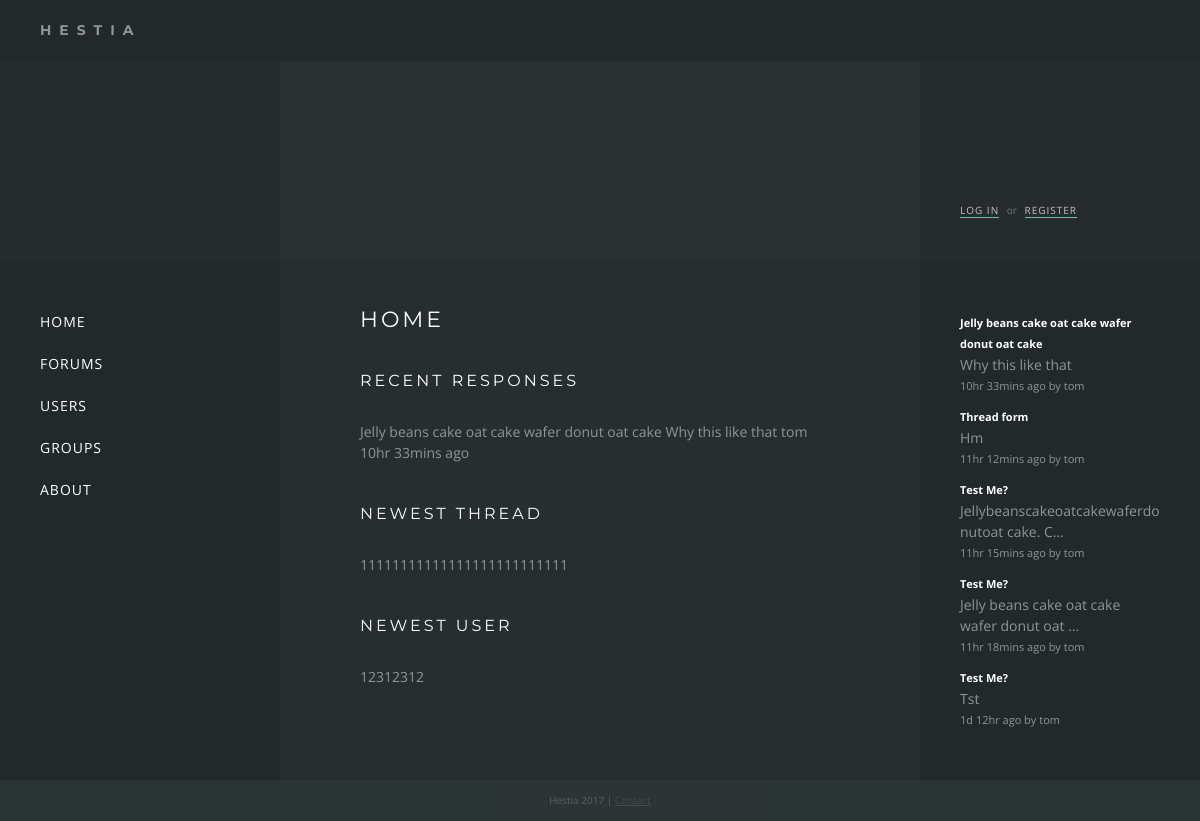
The page / on the database its author committed.
### forums/models.py (models this page shows, shortened)
class Thread(models.Model):
    title = models.CharField(max_length=200)
    message = models.CharField(max_length=200)
    posted = models.DateTimeField('date posted')
    poster = models.ForeignKey(settings.AUTH_USER_MODEL, null=True)
    def was_posted_recently(self):
    	now = timezone.now()
    	return now - datetime.timedelta(days=1) <= self.posted <= now
    was_posted_recently.posted  = True
    was_posted_recently.boolean = True
    was_posted_recently.short_description = 'Published recently?'

class Response(models.Model):
    thread = models.ForeignKey(Thread, on_delete=models.CASCADE)
    poster = models.ForeignKey(settings.AUTH_USER_MODEL)
    message = models.CharField(max_length=200)
    posted = models.DateTimeField('date posted')

### hestia/views.py (the view)
# urls.py: 2. Add a URL to urlpatterns:  url(r'^$', views.home, name='home')
def home(request):
	newest_response = Response.objects.order_by('-posted').first()
	newest_response_thread = Thread.objects.get(pk = newest_response.thread_id)
	newest_user = User.objects.order_by('-date_joined').first()
	newest_thread = Thread.objects.order_by('-posted').first()
	data = {
		'newest_response_thread': newest_response_thread,
		'newest_response': newest_response,
		'newest_thread': newest_thread,
		'newest_user': newest_user
	}
	return render(request, 'home.html', data)

### templates/home.html
{% extends "base.html" %}
{% load timesinceshort %}
{% block content %}
	<h1>{% block title %}Home{% endblock %}</h1>
	<h2>Recent Responses</h2>
	{{ newest_response_thread.title }}
	{{ newest_response.message }}
	{{ newest_response.poster }}
	{{ newest_response.posted|timesinceshort }} ago
	<h2>Newest Thread</h2>
	{{ newest_thread.title }}
	<h2>Newest User</h2>
	{{ newest_user.username }}
{% endblock %}

### templates/base.html (shortened to what this page needs)
{% load static %}
{% load timesinceshort %}
<!DOCTYPE html>
<html>
<head>
	<link rel="stylesheet" type="text/css" href="{% static 'forums/style.css' %}" />
</head>
<body>
<div class="wrapper">
	<div class="header"><div class="title">Hestia</div></div>
	<div class="hero">
		<div class="box sidebar">
		</div>
		<div class="box content">
		</div>
		<div class="box sidebar auth">
		{% if user.is_authenticated %}
			<div class="name">Hello, <a href="/users/profile/{{ user.username }}">{{ user.username }}</a></div>
			<a href="/users/logout">Log out</a>
		{% else %}
			<a href="/users/login">Log in</a> <span>or</span> <a href="/users/register">Register</a>
		{% endif %}
		</div>
	</div>
	<div class="main">
		<div class="box sidebar">
			<nav>
			<ul>
			<li><a href="/">Home</a></li>
			<li><a href="/forums">Forums</a></li>
			<li><a href="/users">Users</a></li>
			<li><a href="/groups">Groups</a></li>
			<li><a href="/about">About</a></li>
			</ul>
			</nav>
		</div>
		<div class="box content">
			{% block content %}{% endblock %}
		</div>
		<div class="box sidebar">
			<div class="recent-responses">
				{% for recent_response in request.recent_responses %}
				<div class="response">
					<a href="/forums/{{ recent_response.thread.id }}">
						<div class="text-small"><b>{{ recent_response.thread.title }}</b></div>
						<p>{{ recent_response.message|truncatechars:43 }}</p>
						<div class="text-small">{{ recent_response.posted|timesinceshort }} ago by {{ recent_response.poster.username }}</div>
					</a>
				</div>
				{% endfor %}
			</div>
		</div>
	</div>
	<div class="footer">Hestia 2017 | <a href="">Contact</a></div>
</div>
</body>
</html>

### forums/static/forums/style.css (style rules this page uses)
* { margin:0; padding:0; }
html, body { height: 100%; }
body { font-family: 'Open Sans', sans-serif; background: #2F3838; color: #909696; font-size: 14px; line-height: 1.5em; }
a { color: #909696; }
h1 { color: #FFF; font-family: 'Montserrat', sans-serif; font-size: 22px; text-transform: uppercase; letter-spacing: 3px; font-weight: normal; margin-bottom: 40px; }
h2 { color: #FFF; font-family: 'Montserrat', sans-serif; font-size: 16px; text-transform: uppercase; letter-spacing: 3px; font-weight: normal; margin-bottom: 30px; margin-top: 40px; }
li { list-style-type: none; line-height: 1.7em; }
.text-small { font-size: 11px; }
.wrapper { height: 100%; display: table; width: 100%; }
.header { font-family: 'Montserrat', sans-serif; display: table-row; height: 1px; background: #23282A; }
.header .title { padding: 20px; padding-left: 40px; text-transform: uppercase; letter-spacing: 8px; font-weight: bold; }
.main { height: 100%; display: table; width: 100%; background: #262E30; }
.main .sidebar { width: 200px; background: #22292B; }
.hero { height: 200px; display: table; width: 100%; background: #2B3133; }
.hero .sidebar { width: 200px; background: rgba(34, 41, 43, 0.5); }
.box { display: table-cell; padding: 40px; }
.content { padding: 40px 80px; }
nav li { font-size: 14px; list-style-type: none; line-height: 3em; text-transform: uppercase; letter-spacing: 1px; }
nav li a { text-decoration: none; color: #FFF; padding: 5px 0; }
.auth { vertical-align: bottom; font-size: 10px; }
.auth span { opacity: 0.7; padding: 0 5px; }
.auth > a { text-decoration: none; text-transform: uppercase; color: #FFF; border-bottom: 1px solid #8CFEE6; letter-spacing: 1px; opacity: 0.7; }
.recent-responses .response { margin-bottom: 10px; word-break: break-word; }
.recent-responses a { text-decoration: none; }
.recent-responses .text-small b { color: #FFF; }
.footer { display: table; height: 1px; background: #22292B; color: #444; width: 100%; text-align: center; color: #FFF; opacity: 0.2; font-size: 10px; padding: 10px 0; }

### rows shown on the page
Thread: title "Jelly beans cake oat cake wafer donut oat cake"
Response: message "Why this like that", poster "tom", posted "10hr 33mins", thread "Jelly beans cake oat cake wafer donut oat cake", poster.username "tom"
Thread: title "11111111111111111111111111"
Response: thread "Thread form", message "Hm", posted "11hr 12mins", poster.username "tom"
Response: thread "Test Me?", message "Jellybeanscakeoatcakewaferdonutoat cake. C…", posted "11hr 15mins", poster.username "tom"
Response: thread "Test Me?", message "Jelly beans cake oat cake wafer donut oat …", posted "11hr 18mins", poster.username "tom"
Response: thread "Test Me?", message "Tst", posted "1d 12hr", poster.username "tom"

### other values the page prints
{{ newest_user.username }} "12312312"
